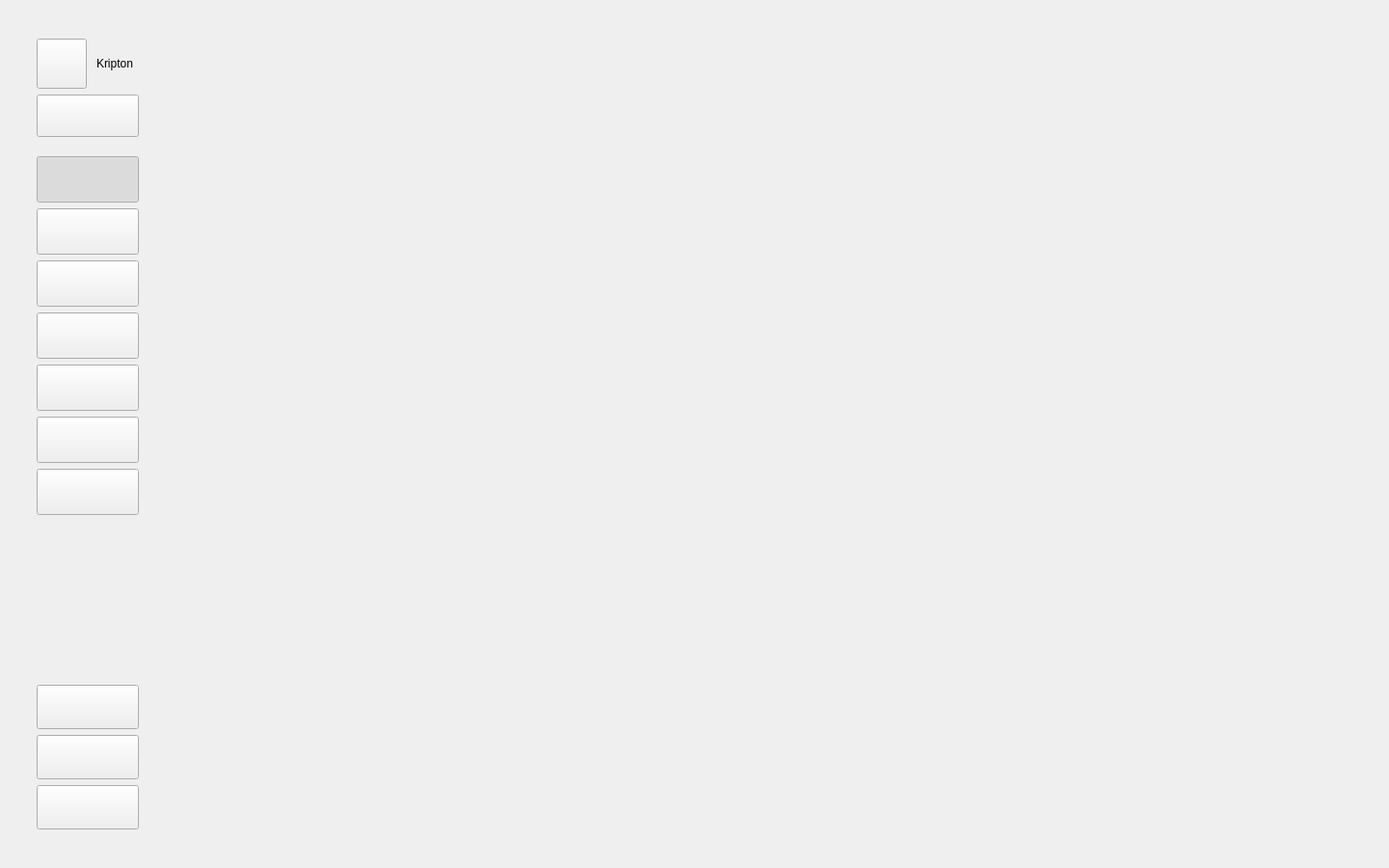
<?xml version="1.0" encoding="UTF-8"?>
<ui version="4.0">
 <class>MainWindow</class>
 <widget class="QCustomQMainWindow" name="MainWindow">
  <property name="geometry">
   <rect><x>0</x><y>0</y><width>1440</width><height>900</height></rect>
  </property>
  <property name="minimumSize">
   <size><width>1200</width><height>780</height></size>
  </property>
  <property name="windowTitle">
   <string>Crypto — Dashboard</string>
  </property>
  <widget class="QWidget" name="centralwidget">
   <layout class="QHBoxLayout" name="rootLayout">
    <property name="spacing"><number>22</number></property>
    <property name="leftMargin"><number>22</number></property>
    <property name="topMargin"><number>22</number></property>
    <property name="rightMargin"><number>22</number></property>
    <property name="bottomMargin"><number>22</number></property>
    <item>
     <widget class="QCustomSidebar" name="sidebar">
      <property name="minimumSize"><size><width>84</width><height>0</height></size></property>
      <property name="maximumSize"><size><width>230</width><height>16777215</height></size></property>
      <property name="collapsedWidth" stdset="0"><number>84</number></property>
      <property name="expandedWidth" stdset="0"><number>230</number></property>
      <property name="defaultWidth" stdset="0"><number>84</number></property>
      <property name="animationDuration" stdset="0"><number>300</number></property>
      <layout class="QVBoxLayout" name="sidebarLayout">
       <property name="spacing"><number>6</number></property>
       <property name="leftMargin"><number>16</number></property>
       <property name="topMargin"><number>18</number></property>
       <property name="rightMargin"><number>16</number></property>
       <property name="bottomMargin"><number>18</number></property>
       <item>
        <layout class="QHBoxLayout" name="brandRow">
         <property name="spacing"><number>10</number></property>
         <item>
          <widget class="QPushButton" name="logoBtn">
           <property name="minimumSize"><size><width>52</width><height>52</height></size></property>
           <property name="maximumSize"><size><width>52</width><height>52</height></size></property>
           <property name="iconSize"><size><width>24</width><height>24</height></size></property>
           <property name="cursor"><cursorShape>PointingHandCursor</cursorShape></property>
           <property name="text"><string/></property>
          </widget>
         </item>
         <item>
          <widget class="QLabel" name="brandName">
           <property name="text"><string>Kripton</string></property>
           <property name="role" stdset="0"><string>brandName</string></property>
          </widget>
         </item>
         <item>
          <spacer name="brandSpacer">
           <property name="orientation"><enum>Qt::Horizontal</enum></property>
           <property name="sizeHint" stdset="0"><size><width>6</width><height>10</height></size></property>
          </spacer>
         </item>
        </layout>
       </item>
       <item>
        <widget class="QPushButton" name="sidebarToggle">
         <property name="minimumSize"><size><width>0</width><height>44</height></size></property>
         <property name="iconSize"><size><width>20</width><height>20</height></size></property>
         <property name="cursor"><cursorShape>PointingHandCursor</cursorShape></property>
         <property name="text"><string/></property>
        </widget>
       </item>
       <item>
        <spacer name="navTopSpacer">
         <property name="orientation"><enum>Qt::Vertical</enum></property>
         <property name="sizeHint" stdset="0"><size><width>10</width><height>14</height></size></property>
         <property name="sizeType"><enum>QSizePolicy::Fixed</enum></property>
        </spacer>
       </item>
       <item>
        <widget class="QCustomSidebarButton" name="navDashboard">
         <property name="minimumSize"><size><width>0</width><height>48</height></size></property>
         <property name="checkable"><bool>true</bool></property>
         <property name="autoExclusive"><bool>true</bool></property>
         <property name="checked"><bool>true</bool></property>
         <property name="labelText" stdset="0"><string>Dashboard</string></property>
         <property name="iconSize"><size><width>22</width><height>22</height></size></property>
         <property name="cursor"><cursorShape>PointingHandCursor</cursorShape></property>
        </widget>
       </item>
       <item>
        <widget class="QCustomSidebarButton" name="navMarkets">
         <property name="minimumSize"><size><width>0</width><height>48</height></size></property>
         <property name="checkable"><bool>true</bool></property>
         <property name="autoExclusive"><bool>true</bool></property>
         <property name="labelText" stdset="0"><string>Markets</string></property>
         <property name="iconSize"><size><width>22</width><height>22</height></size></property>
         <property name="cursor"><cursorShape>PointingHandCursor</cursorShape></property>
        </widget>
       </item>
       <item>
        <widget class="QCustomSidebarButton" name="navWallet">
         <property name="minimumSize"><size><width>0</width><height>48</height></size></property>
         <property name="checkable"><bool>true</bool></property>
         <property name="autoExclusive"><bool>true</bool></property>
         <property name="labelText" stdset="0"><string>Wallet</string></property>
         <property name="iconSize"><size><width>22</width><height>22</height></size></property>
         <property name="cursor"><cursorShape>PointingHandCursor</cursorShape></property>
        </widget>
       </item>
       <item>
        <widget class="QCustomSidebarButton" name="navReports">
         <property name="minimumSize"><size><width>0</width><height>48</height></size></property>
         <property name="checkable"><bool>true</bool></property>
         <property name="autoExclusive"><bool>true</bool></property>
         <property name="labelText" stdset="0"><string>Reports</string></property>
         <property name="iconSize"><size><width>22</width><height>22</height></size></property>
         <property name="cursor"><cursorShape>PointingHandCursor</cursorShape></property>
        </widget>
       </item>
       <item>
        <widget class="QCustomSidebarButton" name="navExchange">
         <property name="minimumSize"><size><width>0</width><height>48</height></size></property>
         <property name="checkable"><bool>true</bool></property>
         <property name="autoExclusive"><bool>true</bool></property>
         <property name="labelText" stdset="0"><string>Exchange</string></property>
         <property name="iconSize"><size><width>22</width><height>22</height></size></property>
         <property name="cursor"><cursorShape>PointingHandCursor</cursorShape></property>
        </widget>
       </item>
       <item>
        <widget class="QCustomSidebarButton" name="navStats">
         <property name="minimumSize"><size><width>0</width><height>48</height></size></property>
         <property name="checkable"><bool>true</bool></property>
         <property name="autoExclusive"><bool>true</bool></property>
         <property name="labelText" stdset="0"><string>Statistics</string></property>
         <property name="iconSize"><size><width>22</width><height>22</height></size></property>
         <property name="cursor"><cursorShape>PointingHandCursor</cursorShape></property>
        </widget>
       </item>
       <item>
        <widget class="QCustomSidebarButton" name="navContacts">
         <property name="minimumSize"><size><width>0</width><height>48</height></size></property>
         <property name="checkable"><bool>true</bool></property>
         <property name="autoExclusive"><bool>true</bool></property>
         <property name="labelText" stdset="0"><string>Contacts</string></property>
         <property name="iconSize"><size><width>22</width><height>22</height></size></property>
         <property name="cursor"><cursorShape>PointingHandCursor</cursorShape></property>
        </widget>
       </item>
       <item>
        <spacer name="sidebarSpacer">
         <property name="orientation"><enum>Qt::Vertical</enum></property>
         <property name="sizeHint" stdset="0"><size><width>20</width><height>40</height></size></property>
        </spacer>
       </item>
       <item>
        <widget class="QCustomSidebarButton" name="themeToggle">
         <property name="minimumSize"><size><width>0</width><height>46</height></size></property>
         <property name="labelText" stdset="0"><string>Dark mode</string></property>
         <property name="iconSize"><size><width>20</width><height>20</height></size></property>
         <property name="cursor"><cursorShape>PointingHandCursor</cursorShape></property>
        </widget>
       </item>
       <item>
        <widget class="QCustomSidebarButton" name="navDocs">
         <property name="minimumSize"><size><width>0</width><height>46</height></size></property>
         <property name="labelText" stdset="0"><string>Docs</string></property>
         <property name="iconSize"><size><width>20</width><height>20</height></size></property>
         <property name="cursor"><cursorShape>PointingHandCursor</cursorShape></property>
        </widget>
       </item>
       <item>
        <widget class="QCustomSidebarButton" name="navSettings">
         <property name="minimumSize"><size><width>0</width><height>46</height></size></property>
         <property name="labelText" stdset="0"><string>Settings</string></property>
         <property name="iconSize"><size><width>20</width><height>20</height></size></property>
         <property name="cursor"><cursorShape>PointingHandCursor</cursorShape></property>
        </widget>
       </item>
      </layout>
     </widget>
    </item>
    <item>
     <widget class="QCustomQStackedWidget" name="pageStack">
      <property name="sizePolicy">
       <sizepolicy hsizetype="Expanding" vsizetype="Expanding">
        <horstretch>1</horstretch><verstretch>0</verstretch>
       </sizepolicy>
      </property>
      <property name="slideTransition" stdset="0"><bool>true</bool></property>
      <property name="transitionTime" stdset="0"><number>320</number></property>
      <widget class="QCustomComponentContainer" name="dashboardContainer">
       <property name="filePath" stdset="0"><string>ui/DashboardComponent.ui</string></property>
       <property name="previewComponent" stdset="0"><bool>false</bool></property>
      </widget>
     </widget>
    </item>
   </layout>
  </widget>
 </widget>
 <customwidgets>
  <customwidget>
   <class>QCustomQMainWindow</class>
   <extends>QMainWindow</extends>
   <header>Custom_Widgets.QCustomQMainWindow</header>
   <container>1</container>
  </customwidget>
  <customwidget>
   <class>QCustomSidebar</class>
   <extends>QWidget</extends>
   <header>Custom_Widgets.QCustomSidebar</header>
   <container>1</container>
  </customwidget>
  <customwidget>
   <class>QCustomSidebarButton</class>
   <extends>QPushButton</extends>
   <header>Custom_Widgets.QCustomSidebarButton</header>
  </customwidget>
  <customwidget>
   <class>QCustomQStackedWidget</class>
   <extends>QStackedWidget</extends>
   <header>Custom_Widgets.QCustomQStackedWidget</header>
   <container>1</container>
  </customwidget>
  <customwidget>
   <class>QCustomComponentContainer</class>
   <extends>QWidget</extends>
   <header>Custom_Widgets.QCustomComponentContainer</header>
   <container>1</container>
  </customwidget>
 </customwidgets>
 <resources/>
 <connections/>
</ui>
